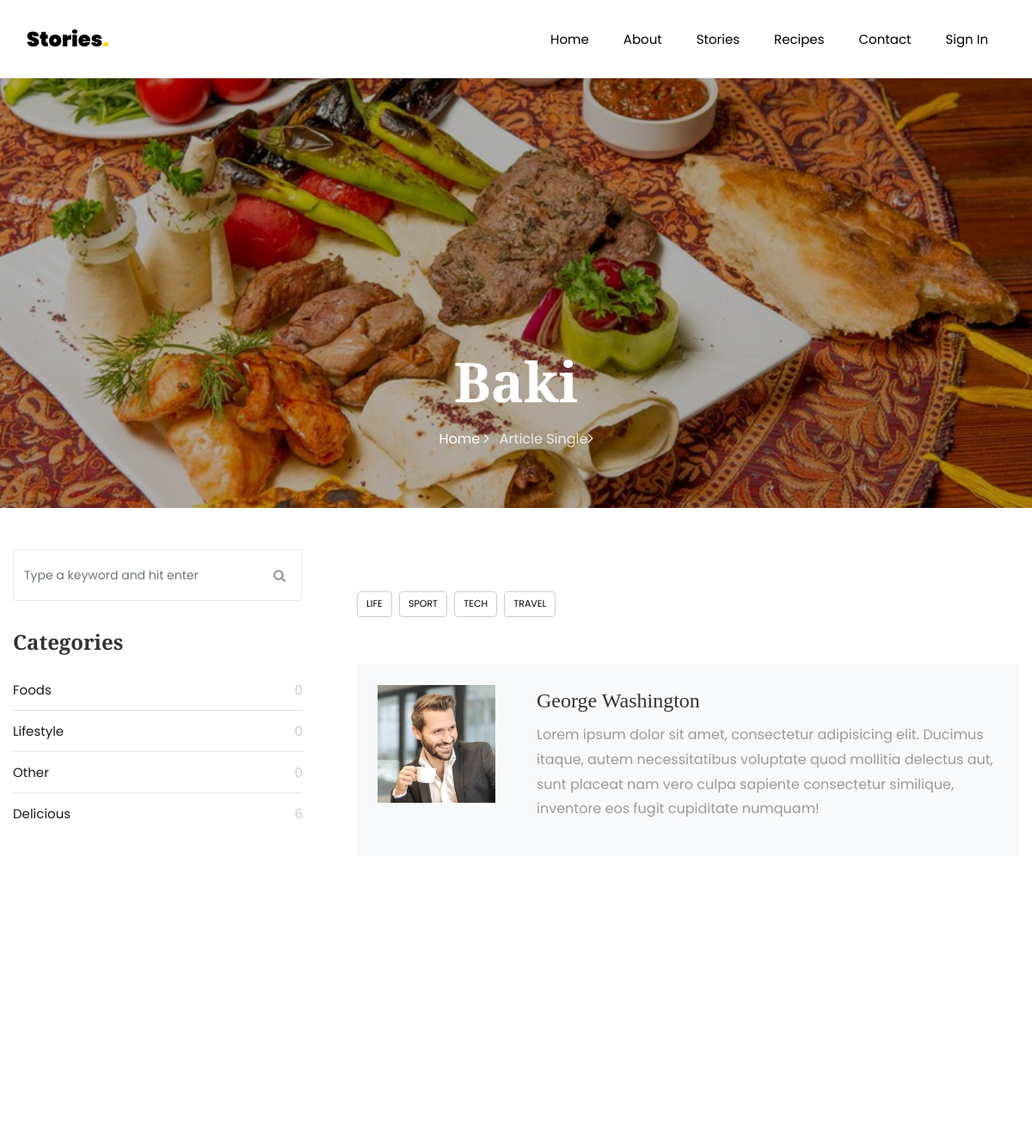
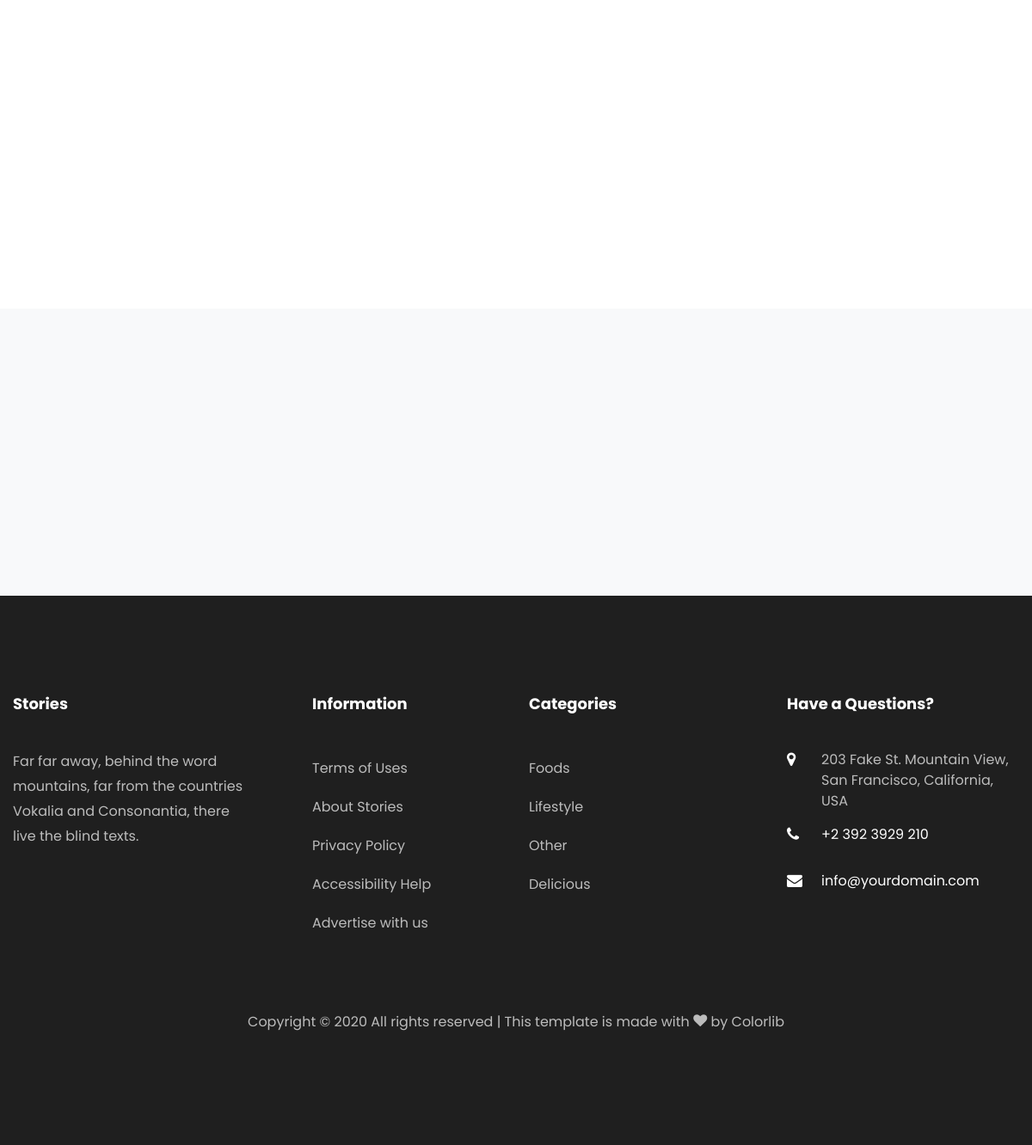
The page /index-single/15/ on the database its author committed (2 pictures, top to bottom).
### stories/models.py (models this page shows, shortened)
class NavLink(models.Model):
    title = models.CharField(max_length=255,blank=False,null=False)
    url = models.CharField(max_length=255,blank=True)
    active = models.BooleanField(default=True)
    created_at = models.DateTimeField(auto_now_add=True)
    updated_at = models.DateTimeField(auto_now=True)

class Story(models.Model):
    title = models.CharField(max_length=50,blank=False,null=True)
    created_at = models.DateField(auto_now_add=True)
    image = models.ImageField(upload_to='stories',blank=False,null=True)
    description = models.TextField(blank=False)
    category = models.ForeignKey('Category',on_delete=models.CASCADE,related_name='stori',null=True)
    owner = models.ForeignKey(User,on_delete=models.CASCADE,related_name='stories',default=2)
    updated_at = models.DateTimeField(auto_now = True)
    created_at = models.DateTimeField(auto_now_add = True)
    class Meta:
        verbose_name='hekaye'
        verbose_name_plural = 'hekayeler'
        ordering = ('-created_at',)

class Category(models.Model):
    title = models.CharField(max_length=50,blank=False,null=True)
    image = models.ImageField(upload_to='categories',blank=False)
    updated_at = models.DateTimeField(auto_now = True)
    created_at = models.DateTimeField(auto_now_add = True)

### stories/views.py (the view, shortened to what this page needs)
# urls.py: path('index-single/<int:pk>/',RecentPostsDetailView.as_view(),name='index-single'),
class RecentPostsDetailView(FormMixin, DetailView):
    model = Story
    context_object_name = 'stories_data'
    template_name = 'index-single.html'
    form_class = CommentForm

### stories/forms.py
class CommentForm(forms.ModelForm):
    comment = forms.CharField(label = 'Your comment' ,widget=forms.Textarea(attrs={
        'class' : 'form-control'
    }))
    class Meta:
        model = Comments
        fields = ['comment',]

### stories/templatetags/base_filters.py (called while the page is built)
@register.simple_tag
def get_nav_links():
    return NavLink.objects.filter(active=True)

@register.simple_tag
def get_subscribe_page():
    return SubscribePage.objects.all().last()

@register.simple_tag
def get_category_list():
    return Category.objects.all()

@register.simple_tag
def get_comments_story(story_id):
    return Comments.objects.filter(story=story_id, reply_comment__isnull=True)

### stories/templates/index-single.html (shortened to what this page needs)
{% extends 'base/base.html' %}
{% load static %}
{% load base_filters %}
{% block content %}
<section class="hero-wrap hero-wrap-2" style="background-image: url({{stories_data.image.url}});">
    <div class="overlay"></div>
    <div class="container">
        <div class="row no-gutters slider-text align-items-end justify-content-center">
            <div class="col-md-9 ftco-animate pb-5 text-center">
                <h1 class="mb-3 bread">{{stories_data.title}}</h1>
                <p class="breadcrumbs"><span class="mr-2"><a href={% url 'stories:index' %}>Home <i
                        class="ion-ios-arrow-forward"></i></a></span> <span>Article Single<i
                        class="ion-ios-arrow-forward"></i></span></p>
            </div>
        </div>
    </div>
</section>
<section class="ftco-section">
    <div class="container">
        <div class="row">
            <div class="col-lg-8 order-lg-last ftco-animate">
                <div class="tag-widget post-tag-container mb-5 mt-5">
                    <div class="tagcloud">
                        <a href="#" class="tag-cloud-link">Life</a>
                        <a href="#" class="tag-cloud-link">Sport</a>
                        <a href="#" class="tag-cloud-link">Tech</a>
                        <a href="#" class="tag-cloud-link">Travel</a>
                    </div>
                </div>
                <div class="about-author d-flex p-4 bg-light">
                    <div class="bio mr-5">
                        <img src="{% static 'photos/person_1.jpg' %}" alt="Image placeholder" class="img-fluid mb-4">
                    </div>
                    <div class="desc">
                        <h3>George Washington</h3>
                        <p>Lorem ipsum dolor sit amet, consectetur adipisicing elit. Ducimus itaque, autem
                            necessitatibus voluptate quod mollitia delectus aut, sunt placeat nam vero culpa sapiente
                            consectetur similique, inventore eos fugit cupiditate numquam!</p>
                    </div>
                </div>
                <div class="pt-5 mt-5">
                    {% get_comments_story stories_data.id as comments %}
                     <div id="write-comment" class="comment-form-wrap pt-5">
                    </div>
                </div>
            </div>
            <div class="col-lg-4 sidebar pr-lg-5 ftco-animate">
                <div class="sidebar-box">
                    <form action="#" class="search-form">
                        <div class="form-group">
                            <span class="icon icon-search"></span>
                            <input type="text" class="form-control" placeholder="Type a keyword and hit enter">
                        </div>
                    </form>
                </div>
                <div class="sidebar-box ftco-animate">
                    <ul class="categories">
                        <h3 class="heading mb-4">Categories</h3>
                        {% get_category_list as category_list %}
                         {% for category in category_list  %}
                            <li><a href="#">{{category.title}} <span>{{category.recipes.count}}</span></a></li>
                         {% endfor %}
                    </ul>
                </div>
            </div>
        </div>
    </div>
</section>
{% endblock %}

### templates/partials/navbar.html (shortened to what this page needs)
{% load base_filters %}
{%  get_nav_links as get_nav %}
    <nav class="navbar navbar-expand-lg navbar-dark bg-dark ftco-navbar-light" id="ftco-navbar">
        <div class="container">
            <a class="navbar-brand" href="{% url 'stories:index' %}">Stories<span>.</span></a>
            <div class="collapse navbar-collapse" id="ftco-nav">
                <ul class="navbar-nav ml-auto">
                {% for links in get_nav %}
                {% if links.url == 'account/login' %}
                {% if not user.is_authenticated %}
                     <li class="nav-item {% if request.resolver_match.url_name == links.url %} active {% endif %}"><a href="/{{links.url}}" class="nav-link">{{links.title}}</a></li>
                    {% endif %}
                    {% else %}
                     {% if not links.url == 'account/register' %}
                    <li class="nav-item {% if request.resolver_match.url_name == links.url %} active {% endif %}"><a href="/{{links.url}}" class="nav-link">{{links.title}}</a></li>
                    {% endif %}
                    {% endif %}
                    {% endfor %}
                </ul>
            </div>
        </div>
    </nav>

### templates/partials/footer.html (shortened to what this page needs)
{% load static %}
{% load base_filters %}
{% get_category_list as category_list%}
 <footer class="ftco-footer ftco-footer-2 ftco-section">
        <div class="container">
            <div class="row mb-5">
                <div class="col-md">
                    <div class="ftco-footer-widget mb-4">
                        <h2 class="ftco-heading-2">Stories</h2>
                        <p>Far far away, behind the word mountains, far from the countries Vokalia and Consonantia, there live the blind texts.</p>
                        <ul class="ftco-footer-social list-unstyled float-md-left float-lft mt-5">
                        </ul>
                    </div>
                </div>
                <div class="col-md">
                    <div class="ftco-footer-widget mb-4 ml-md-5">
                        <h2 class="ftco-heading-2">Information</h2>
                        <ul class="list-unstyled">
                            <li><a href="#" class="py-2 d-block">Terms of Uses</a></li>
                            <li><a href="#" class="py-2 d-block">About Stories</a></li>
                            <li><a href="#" class="py-2 d-block">Privacy Policy</a></li>
                            <li><a href="#" class="py-2 d-block">Accessibility Help</a></li>
                            <li><a href="#" class="py-2 d-block">Advertise with us</a></li>
                        </ul>
                    </div>
                </div>
                <div class="col-md">
                    <div class="ftco-footer-widget mb-4">
                        <h2 class="ftco-heading-2">Categories</h2>
                        <ul class="list-unstyled">
                        {% for category in category_list %}
                            <li><a href="#" class="py-2 d-block">{{category.title}}</a></li>
                        {% endfor %}
                        </ul>
                    </div>
                </div>
                <div class="col-md">
                    <div class="ftco-footer-widget mb-4">
                        <h2 class="ftco-heading-2">Have a Questions?</h2>
                        <div class="block-23 mb-3">
                            <ul>
                                <li><span class="icon icon-map-marker"></span><span class="text">203 Fake St. Mountain View, San Francisco, California, USA</span>
                                </li>
                                <li><a href="#"><span class="icon icon-phone"></span><span
                                    class="text">+2 392 3929 210</span></a></li>
                                <li><a href="#"><span class="icon icon-envelope"></span><span class="text">info@yourdomain.com</span></a>
                                </li>
                            </ul>
                        </div>
                    </div>
                </div>
            </div>
            <div class="row">
                <div class="col-md-12 text-center">
                    <p>
                        Copyright &copy;
                        All rights reserved | This template is made with <i class="icon-heart color-danger" aria-hidden="true"></i> by <a href="https://colorlib.com" target="_blank">Colorlib</a>
                    </p>
                </div>
            </div>
        </div>
    </footer>

### static/css/icomoon.css (style rules this page uses)
[class^="icon-"], [class*=" icon-"] { font-family: 'icomoon' !important; speak: none; font-style: normal; font-weight: normal; font-variant: normal; text-transform: none; line-height: 1; -webkit-font-smoothing: antialiased; -moz-osx-font-smoothing: grayscale; }
.icon-search:before { content: "\f002"; }
.icon-heart:before { content: "\f004"; }
.icon-map-marker:before { content: "\f041"; }
.icon-phone:before { content: "\f095"; }
.icon-envelope:before { content: "\f0e0"; }

### rows shown on the page
NavLink: title "Home"
NavLink: title "About"
NavLink: title "Stories"
NavLink: title "Recipes"
NavLink: title "Contact"
NavLink: title "Sign In"
Story: image (picture), title "Baki"
Category: title "Foods", recipes.count "0"
Category: title "Lifestyle", recipes.count "0"
Category: title "Other", recipes.count "0"
Category: title "Delicious", recipes.count "6"
